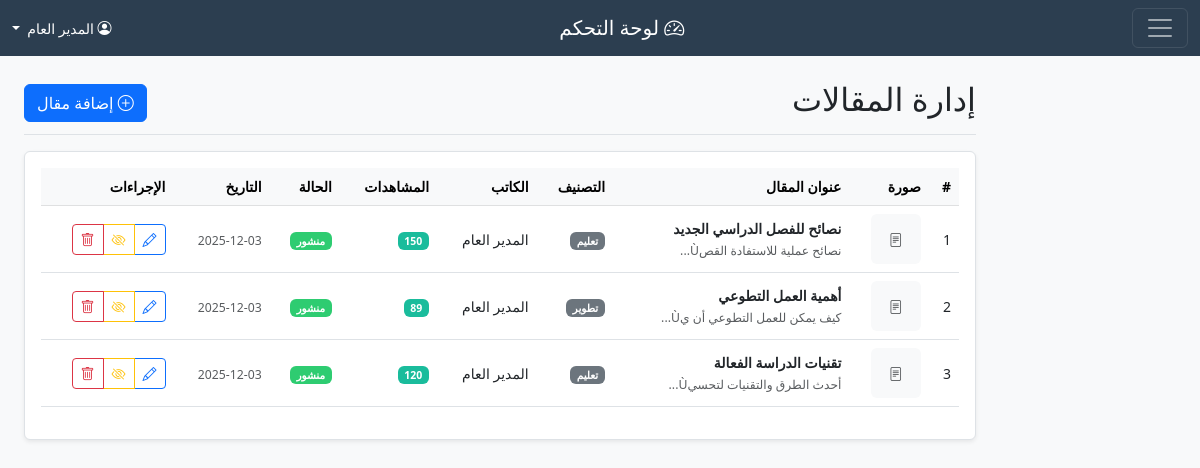
/admin/articles.php (signed in), run on the app's committed database.
### tables this page shows
CREATE TABLE articles (
    id INT PRIMARY KEY AUTO_INCREMENT,
    title VARCHAR(255) NOT NULL,
    content LONGTEXT,
    category VARCHAR(100),
    featured_image VARCHAR(255),
    status ENUM('published', 'draft') DEFAULT 'draft',
    author_id INT,
    views INT DEFAULT 0,
    created_at TIMESTAMP DEFAULT CURRENT_TIMESTAMP,
    updated_at TIMESTAMP DEFAULT CURRENT_TIMESTAMP ON UPDATE CURRENT_TIMESTAMP,
    FOREIGN KEY (author_id) REFERENCES users(id) ON DELETE SET NULL
);

CREATE TABLE users (
    id INT PRIMARY KEY AUTO_INCREMENT,
    name VARCHAR(100) NOT NULL,
    email VARCHAR(100) UNIQUE NOT NULL,
    password VARCHAR(255) NOT NULL,
    role ENUM('admin', 'editor', 'supervisor') DEFAULT 'editor',
    committee VARCHAR(50),
    status ENUM('active', 'inactive') DEFAULT 'active',
    created_at TIMESTAMP DEFAULT CURRENT_TIMESTAMP,
    updated_at TIMESTAMP DEFAULT CURRENT_TIMESTAMP ON UPDATE CURRENT_TIMESTAMP
);

### admin/articles.php (the view, shortened to what this page needs)
<?php
require_once '../functions.php';
include 'includes/header.php';
$stmt = $pdo->query("
    SELECT a.*, u.name as author_name
    FROM articles a
    LEFT JOIN users u ON a.author_id = u.id
    ORDER BY a.created_at DESC
");
$articles = $stmt->fetchAll();
?>
<div class="container-fluid mt-5">
    <div class="row">
        <main class="col-md-9 ms-sm-auto col-lg-10 px-md-4">
            <div class="d-flex justify-content-between flex-wrap flex-md-nowrap align-items-center pt-3 pb-2 mb-3 border-bottom">
                <h1 class="h2">إدارة المقالات</h1>
                <div class="btn-toolbar mb-2 mb-md-0">
                    <a href="article-add.php" class="btn btn-primary">
                        <i class="bi bi-plus-circle"></i> إضافة مقال
                    </a>
                </div>
            </div>
            <div class="card">
                <div class="card-body">
                    <div class="table-responsive">
                        <table class="table table-hover">
                            <thead class="table-light">
                                <tr>
                                    <th>#</th>
                                    <th>صورة</th>
                                    <th>عنوان المقال</th>
                                    <th>التصنيف</th>
                                    <th>الكاتب</th>
                                    <th>المشاهدات</th>
                                    <th>الحالة</th>
                                    <th>التاريخ</th>
                                    <th>الإجراءات</th>
                                </tr>
                            </thead>
                            <tbody>
                                <?php if(empty($articles)): ?>
                                <tr>
                                    <td colspan="9" class="text-center text-muted py-4">
                                        <i class="bi bi-file-text display-4 d-block mb-2"></i>
                                        لا توجد مقالات
                                    </td>
                                </tr>
                                <?php else: ?>
                                <?php foreach($articles as $index => $article): ?>
                                <tr>
                                    <td><?php echo $index + 1; ?></td>
                                    <td>
                                        <?php if($article['featured_image']): ?>
                                        <img src="../uploads/articles/<?php echo $article['featured_image']; ?>"
                                             alt="<?php echo $article['title']; ?>"
                                             style="width: 50px; height: 50px; object-fit: cover;"
                                             class="rounded">
                                        <?php else: ?>
                                        <div class="bg-light rounded d-flex align-items-center justify-content-center"
                                             style="width: 50px; height: 50px;">
                                            <i class="bi bi-file-text text-muted"></i>
                                        </div>
                                        <?php endif; ?>
                                    </td>
                                    <td>
                                        <strong><?php echo $article['title']; ?></strong>
                                        <br>
                                        <small class="text-muted"><?php echo substr(strip_tags($article['content']), 0, 50); ?>...</small>
                                    </td>
                                    <td>
                                        <span class="badge bg-secondary"><?php echo $article['category']; ?></span>
                                    </td>
                                    <td><?php echo $article['author_name']; ?></td>
                                    <td>
                                        <span class="badge bg-info"><?php echo $article['views']; ?></span>
                                    </td>
                                    <td>
                                        <span class="badge bg-<?php echo $article['status'] === 'published' ? 'success' : 'secondary'; ?>">
                                            <?php echo $article['status'] === 'published' ? 'منشور' : 'مسودة'; ?>
                                        </span>
                                    </td>
                                    <td>
                                        <small class="text-muted"><?php echo date('Y-m-d', strtotime($article['created_at'])); ?></small>
                                    </td>
                                    <td>
                                        <div class="btn-group btn-group-sm">
                                            <a href="article-edit.php?id=<?php echo $article['id']; ?>"
                                               class="btn btn-outline-primary" title="تعديل">
                                                <i class="bi bi-pencil"></i>
                                            </a>
                                            <a href="articles.php?toggle=<?php echo $article['id']; ?>"
                                               class="btn btn-outline-<?php echo $article['status'] === 'published' ? 'warning' : 'success'; ?>"
                                               title="<?php echo $article['status'] === 'published' ? 'إلغاء النشر' : 'نشر'; ?>">
                                                <i class="bi bi-<?php echo $article['status'] === 'published' ? 'eye-slash' : 'eye'; ?>"></i>
                                            </a>
                                            <a href="articles.php?delete=<?php echo $article['id']; ?>"
                                               class="btn btn-outline-danger"
                                               onclick="return confirm('هل أنت متأكد من حذف هذا المقال؟')"
                                               title="حذف">
                                                <i class="bi bi-trash"></i>
                                            </a>
                                        </div>
                                    </td>
                                </tr>
                                <?php endforeach; ?>
                                <?php endif; ?>
                            </tbody>
                        </table>
                    </div>
                </div>
            </div>
        </main>
    </div>
</div>
<?php include 'includes/footer.php'; ?>

### css/admin.css (style rules this page uses)
body { background-color: #f8f9fa; font-size: 0.875rem; }
main { padding-top: 1rem; }
.card { box-shadow: 0 0.125rem 0.25rem rgba(0, 0, 0, 0.075); border: 1px solid #dee2e6; }
.table th { border-top: none; font-weight: 600; font-size: 0.875rem; }
.table td { vertical-align: middle; font-size: 0.875rem; }
.bg-success { background-color: #2ecc71 !important; }
.bg-info { background-color: #1abc9c !important; }

### data on the page
articles: title "نصائح للفصل الدراسي الجديد", content "نصائح عملية للاستفادة القصÙ", category "تعليم", author.name "المدير العام", views "150", status "منشور", created_at "2025-12-03"
articles: title "أهمية العمل التطوعي", content "كيف يمكن للعمل التطوعي أن يÙ", category "تطوير", author.name "المدير العام", views "89", status "منشور", created_at "2025-12-03"
articles: title "تقنيات الدراسة الفعالة", content "أحدث الطرق والتقنيات لتحسيÙ", category "تعليم", author.name "المدير العام", views "120", status "منشور", created_at "2025-12-03"

### other printed values
$_SESSION['user_name'] "المدير العام"
